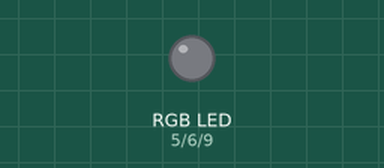
Recording of a sketch running on a simulated Arduino Uno, built with avr-gcc and run on an emulated ATmega328P. Shown: an RGB LED mixed from three pins (HIGH = lit).

Above: at 0.15 s.
Timing chart, 0 to 1.6 s (numbered marks = the images above):
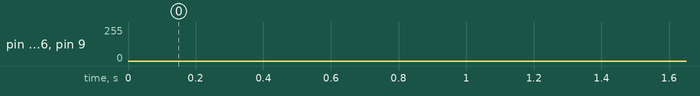

The sketch:

hello_led_saw_sequential_loop.ino
```cpp
/*
 * Project: Saw Tooth
 * Description: 4-loop program
 * Author: Marlene Trujillo
 * Date: 26-feb-2020
 */

 //connect anode of LED to pin 5
 //Connect cathode of LED to GND with 470 ohm resistor

int ledRed = 5;
int ledGreen = 6;
int ledBlue = 9;
int ledDelay = 1; // 1000 ms or 1 s
int i; // counter
 void setup() {
  // put your setup code here, to run once:
pinMode(ledRed, OUTPUT);
pinMode(ledGreen, OUTPUT);
pinMode(ledBlue, OUTPUT);
}

void loop(){
   //put your main code here, to run repeatedly:
for(i=0;i<256;i++){
  analogWrite(ledRed,i);
  analogWrite(ledGreen,i);
  analogWrite(ledBlue,i);
  delay(ledDelay);
}
for(i=255;i>=0;i--) {
  analogWrite(ledRed,i);
  analogWrite(ledGreen,i);
  analogWrite(ledBlue,i);
  delay(ledDelay);}
}
```
